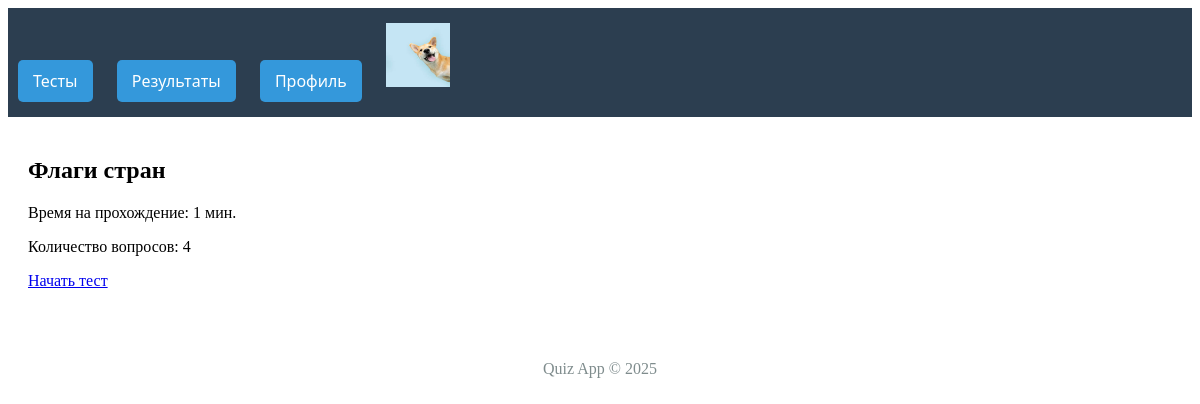
Page /quizzes/1/ (signed in) on the committed database.
### users/models.py (models this page shows)
class User(AbstractUser):
    is_student = models.BooleanField(default=False)
    is_teacher = models.BooleanField(default=False)
    avatar = models.ImageField(upload_to='avatars/', blank=True)

### quizzes/models.py (models this page shows, shortened)
class Quiz(models.Model):
    title = models.CharField(max_length=200)
    time_limit = models.PositiveIntegerField(
        default=10,  # 10 минут по умолчанию
        help_text="Лимит времени в минутах"
    )
    creator = models.ForeignKey(
        settings.AUTH_USER_MODEL,
        on_delete=models.CASCADE,
        related_name='created_quizzes',
        blank=False,
    )
    created_at = models.DateTimeField(auto_now_add=True)
    is_published = models.BooleanField(default=False)

### quizzes/views.py (the view)
# urls.py: path('<int:quiz_id>/', views.quiz_detail, name='quiz_detail'),
@login_required
def quiz_detail(request, quiz_id):
    quiz = get_object_or_404(Quiz, id=quiz_id)
    return render(request, 'quizzes/quiz_detail.html', {'quiz': quiz})

### quiz_project/templates/quizzes/quiz_detail.html
{% extends 'base.html' %}
{% block content %}
<div class="container mt-4">
    <h2>{{ quiz.title }}</h2>
    <p>Время на прохождение: {{ quiz.time_limit }} мин.</p>
    <p>Количество вопросов: {{ quiz.question_set.count }}</p>
    {% if user.is_teacher %}
        <a href="{% url 'quiz_create' %}" class="btn btn-success">Добавить вопрос</a>
    {% else %}
        <a href="{% url 'quiz_start' quiz.id %}" class="btn btn-primary">Начать тест</a>
    {% endif %}
</div>
{% endblock %}

### quiz_project/templates/base.html (shortened to what this page needs)
<!DOCTYPE html>
<html lang="ru">
<head>
</head>
<head>
</head>
<body>
    <header>
        <nav>
            <div>
                <a><span>Тесты</span></a>
            </div>
            <div>
                <a><span>Результаты</span></a>
            </div>
            <div>
                <a><span>Профиль</span></a>
            </div>
            <div>
                {% if user.avatar %}
                            <img src="{{ user.avatar.url }}"
                            alt="Аватар"
                            width="64"
                            height="64"
                            class="rounded-circle me-2">
                        {% endif %}
            </div>
        </nav>
    </header>
    <div class="content">
        {% block content %}{% endblock %}
    </div>
    <footer style="text-align: center; margin-top: 50px; color: #7f8c8d;">
        <p>Quiz App © {% now "Y" %}</p>
    </footer>
</body>
</html>

### quiz_project/templates/base.html (style rules this page uses)
nav { background: #2c3e50; padding: 15px 0; font-family: 'Segoe UI', Tahoma, Geneva, Verdana, sans-serif; }
nav > div { display: inline-block; position: relative; margin: 0 10px; }
nav a { color: white; text-decoration: none; padding: 10px 15px; display: block; }
nav > div > a { background: #3498db; border-radius: 5px; transition: all 0.3s; }
.content { padding: 20px; }

### rows in the picture
User: avatar (picture)
Quiz: title "Флаги стран", time_limit "1", question_set.count "4"
